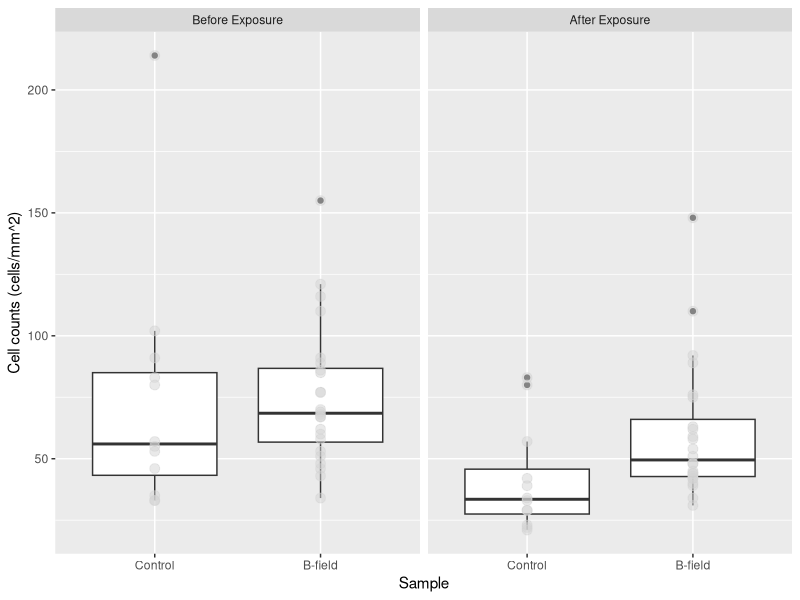
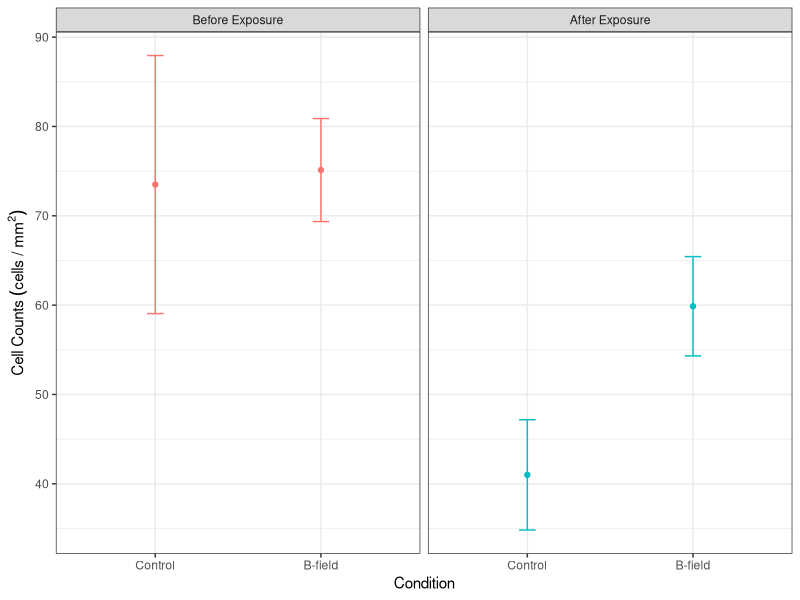

The R script that drew these images, in order:
## ---- chunk 1
# clear the environment window
rm(list = ls())

# include the libraries that we need
library(ggplot2)
library(dplyr)
library(here)
library(lubridate)
library(ggfortify)
## ---- chunk 2
cells <- read.csv(here("Data", "Cellcountdata_11-16_11-18.csv"), stringsAsFactors = TRUE)
## ---- chunk 3
# relevel the data to put the control first
cells<- mutate(cells, Condition = relevel(Condition, ref = "Control"))

levels(cells$Condition)
## ---- chunk 4
# reassign the values of the different EMF conditions to combine them
cells <- cells %>% mutate(Exposure = recode(cells$Date, "11/17/2022" = 'After Exposure', "11/16/2022" = 'Before Exposure'))

# relevel the data to put the before exposure first
cells<- mutate(cells, Exposure = relevel(Exposure, ref = "Before Exposure"))


# make a box plot of the data
ggplot(cells, aes(x = Condition, y = Cells)) +
geom_boxplot()+
  geom_point(size = 3, colour = 'lightgrey', alpha = 0.5)+
  facet_wrap(~Exposure)+
  xlab("Sample") +
  ylab("Cell counts (cells/mm^2)")
## ---- chunk 5
# find the means of the cell counts and put them in a new table
# find the means of the cell counts and put them in a new table
mean_counts <- cells %>% group_by(Condition,Exposure) %>% summarise(
  meancounts = mean(Cells),
  secounts = sd(Cells)/sqrt(sum(!is.na(Cells))                                                             ))
## ---- chunk 6
# create scatterplot with error bars
ggplot(mean_counts, aes(Condition, meancounts, color = Exposure))+
     geom_point()+
     geom_line()+
     geom_errorbar(aes(ymin = meancounts - secounts,
                       ymax = meancounts + secounts), width = 0.1)+
    theme_bw()+
    facet_wrap(~Exposure)+
    theme(legend.position="none")+
    xlab("Condition")+
    ylab(expression(Cell~Counts~(cells~"/"~mm^2)))
## ---- chunk 7
# filter based on exposure
before <- cells %>% filter(Exposure == "Before Exposure")

after <- cells %>% filter(Exposure == "After Exposure")
  
  
# perform two sample t test
t.test(Cells ~ Condition, data = before)

t.test(Cells ~ Condition, data = after)
